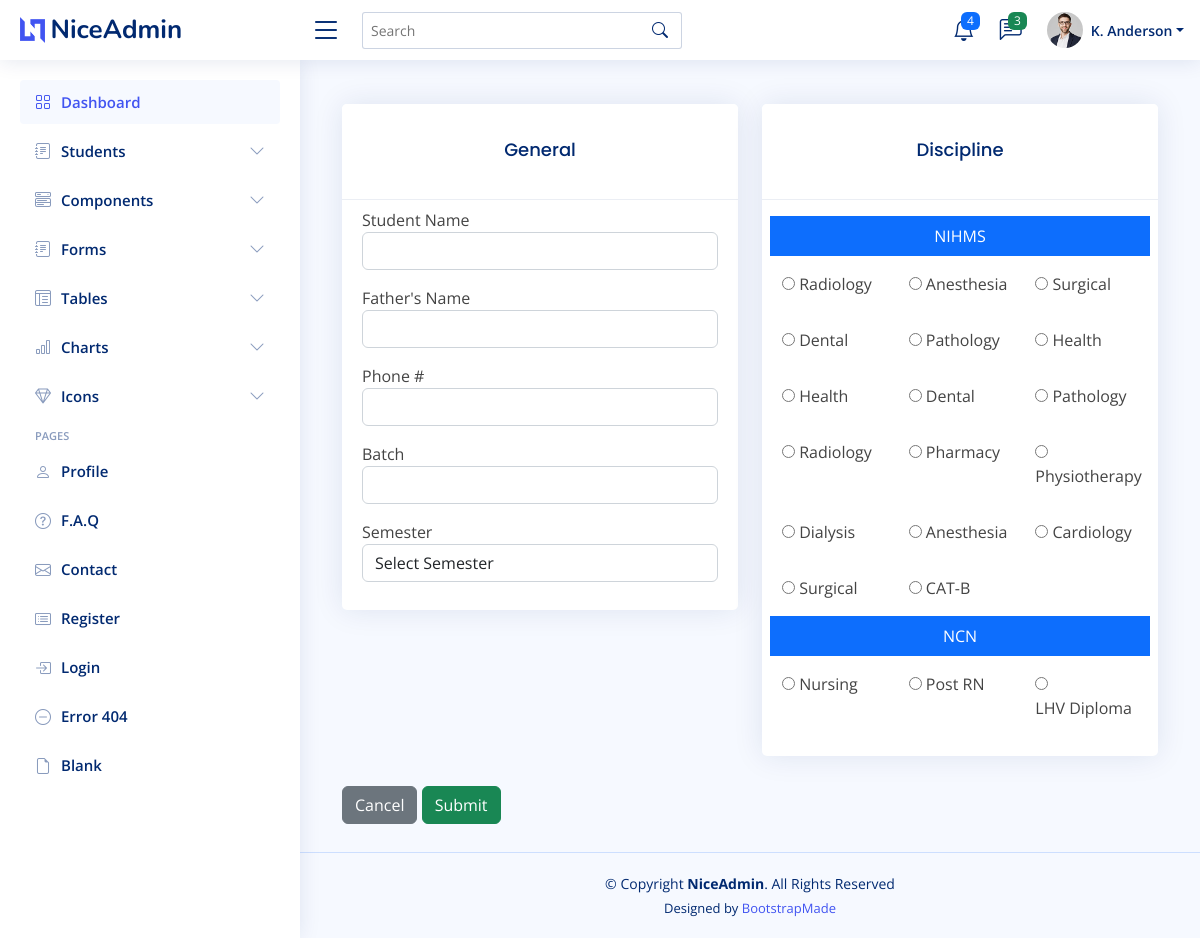
The app's page /views/students/add_student.php with its own data.
### tables this page shows
CREATE TABLE `discipline` (
  `id` int(11) NOT NULL,
  `discipline_name` varchar(512) DEFAULT NULL,
  `branch` varchar(512) DEFAULT NULL,
  `program` varchar(255) DEFAULT NULL,
  `system_type` varchar(64) DEFAULT NULL,
  `num_of_semesters` int(11) DEFAULT NULL,
  `num_of_years` int(11) DEFAULT NULL,
  `status` varchar(11) NOT NULL DEFAULT '1'
);

### views/students/add_student.php (the view, shortened to what this page needs)
<?php
include '../../includes/header.php';
include '../../includes/sidebar.php';
?>
<main id="main" class="main">
<div class="container py-2">
    <form id="new_student_form"  method="post" action="#" onsubmit="add_student_db();return false">
      <div class="row mt-3">
        <div class="col-md-6">
          <div class="card card-primary">
            <div class="card-header">
              <h3 class="card-title text-center">General</h3>
            </div>
            <div class="card-body">
              <div class="form-group py-2">
                <label for="student_name">Student Name</label>
                <input type="text" id="student_name" class="form-control">
              </div>
              <div class="form-group py-2">
                <label for="father_name">Father's Name</label>
                <input type="text" id="father_name" class="form-control">
              </div>
              <div class="form-group py-2">
                <label for="phone">Phone #</label>
                <input type="text" id="phone" class="form-control">
              </div>
              <div class="form-group py-2">
                <label for="batch">Batch</label>
                <input type="text" id="batch" class="form-control">
              </div>
              <div class="form-group py-2">
                <label for="semester">Semester</label>
                <select id="inputStatus" class="form-control custom-select">
                  <option selected disabled>Select Semester</option>
                </select>
              </div>
            </div>
          </div>
        </div>
        <div class="col-md-6">
          <div class="card card-secondary">
            <div class="card-header">
              <h3 class="card-title text-center">Discipline</h3>
            </div>
            <div class="card-body">
                <div class="row mt-3">
                    <div class="col-12 d-flex justify-content-center bg-primary text-white "><label class="p-2">NIHMS</label></div>
                    <?php
                    $ret=mysqli_query($con,"SELECT * FROM `discipline` WHERE `status` = '1' AND `branch` ='nihms'");
                    while ($row=mysqli_fetch_array($ret))
                    {
                        ?>
                        <div class="col-12 col-md-4 form-group py-3">
                            <div class="custom-control custom-radio">
                                <input class="custom-control-input" type="radio" id="customRadio<?=$row['id']?>" name="customRadio" value="<?=$row['id']?>">
                                <label for="customRadio<?=$row['id']?>" class="custom-control-label"><?=$row['discipline_name']?></label>
                            </div>
                        </div>
                        <?php
                    }
                    ?>
                </div>
                <div class="row">
                <div class="col-12 d-flex justify-content-center bg-primary text-white "><label class="p-2">NCN</label></div>
                    <?php
                    $ret=mysqli_query($con,"SELECT * FROM `discipline` WHERE `status` = '1' AND `branch` ='ncn'");
                    while ($row=mysqli_fetch_array($ret))
                    {
                        ?>
                        <div class="col-12 col-md-4 form-group py-3">
                            <div class="custom-control custom-radio">
                                <input class="custom-control-input" type="radio" id="customRadio<?=$row['id']?>" name="customRadio" value="<?=$row['id']?>">
                                <label for="customRadio<?=$row['id']?>" class="custom-control-label"><?=$row['discipline_name']?></label>
                            </div>
                        </div>
                        <?php
                    }
                ?>
                </div>
            </div>
          </div>
        </div>
      </div>
      <div class="row">
        <div class="col-12">
          <a href="#" class="btn btn-secondary">Cancel</a>
          <input type="submit" class="btn btn-success float-right">
        </div>
      </div>
      </form>
</div>
</main>
<?php
include '../../includes/footer.php';
?>

### includes/header.php (shortened to what this page needs)
<!DOCTYPE html>
<html lang="en">
<head>
  <link href="../../assets/vendor/bootstrap/css/bootstrap.min.css" rel="stylesheet">
  <link href="../../assets/vendor/bootstrap-icons/bootstrap-icons.css" rel="stylesheet">
  <link href="../../assets/vendor/boxicons/css/boxicons.min.css" rel="stylesheet">
  <link href="../../assets/vendor/quill/quill.snow.css" rel="stylesheet">
  <link href="../../assets/vendor/quill/quill.bubble.css" rel="stylesheet">
  <link href="../../assets/vendor/remixicon/remixicon.css" rel="stylesheet">
  <link href="../../assets/vendor/simple-datatables/style.css" rel="stylesheet">
  <link href="../../assets/css/style.css" rel="stylesheet">
</head>
<body>
  <header id="header" class="header fixed-top d-flex align-items-center">
    <div class="d-flex align-items-center justify-content-between">
      <a href="index.html" class="logo d-flex align-items-center">
        <img src="../../assets/img/logo.png" alt="">
        <span class="d-none d-lg-block">NiceAdmin</span>
      </a>
      <i class="bi bi-list toggle-sidebar-btn"></i>
    </div>
    <div class="search-bar">
      <form class="search-form d-flex align-items-center" method="POST" action="#">
        <input type="text" name="query" placeholder="Search" title="Enter search keyword">
        <button type="submit" title="Search"><i class="bi bi-search"></i></button>
      </form>
    </div>
    <nav class="header-nav ms-auto">
      <ul class="d-flex align-items-center">
        <li class="nav-item dropdown">
          <a class="nav-link nav-icon" href="#" data-bs-toggle="dropdown">
            <i class="bi bi-bell"></i>
            <span class="badge bg-primary badge-number">4</span>
          </a>
        </li>
        <li class="nav-item dropdown">
          <a class="nav-link nav-icon" href="#" data-bs-toggle="dropdown">
            <i class="bi bi-chat-left-text"></i>
            <span class="badge bg-success badge-number">3</span>
          </a>
        </li>
        <li class="nav-item dropdown pe-3">
          <a class="nav-link nav-profile d-flex align-items-center pe-0" href="#" data-bs-toggle="dropdown">
            <img src="../../assets/img/profile-img.jpg" alt="Profile" class="rounded-circle">
            <span class="d-none d-md-block dropdown-toggle ps-2">K. Anderson</span>
          </a>
        </li>
      </ul>
    </nav>
  </header>

### includes/sidebar.php (shortened to what this page needs)
<aside id="sidebar" class="sidebar">
<ul class="sidebar-nav" id="sidebar-nav">
  <li class="nav-item">
    <a class="nav-link " href="index.html">
      <i class="bi bi-grid"></i>
      <span>Dashboard</span>
    </a>
  </li>
  <li class="nav-item">
    <a class="nav-link collapsed" data-bs-target="#students-nav" data-bs-toggle="collapse" href="#">
      <i class="bi bi-journal-text"></i><span>Students</span><i class="bi bi-chevron-down ms-auto"></i>
    </a>
  </li>
  <li class="nav-item">
    <a class="nav-link collapsed" data-bs-target="#components-nav" data-bs-toggle="collapse" href="#">
      <i class="bi bi-menu-button-wide"></i><span>Components</span><i class="bi bi-chevron-down ms-auto"></i>
    </a>
  </li>
  <li class="nav-item">
    <a class="nav-link collapsed" data-bs-target="#forms-nav" data-bs-toggle="collapse" href="#">
      <i class="bi bi-journal-text"></i><span>Forms</span><i class="bi bi-chevron-down ms-auto"></i>
    </a>
  </li>
  <li class="nav-item">
    <a class="nav-link collapsed" data-bs-target="#tables-nav" data-bs-toggle="collapse" href="#">
      <i class="bi bi-layout-text-window-reverse"></i><span>Tables</span><i class="bi bi-chevron-down ms-auto"></i>
    </a>
  </li>
  <li class="nav-item">
    <a class="nav-link collapsed" data-bs-target="#charts-nav" data-bs-toggle="collapse" href="#">
      <i class="bi bi-bar-chart"></i><span>Charts</span><i class="bi bi-chevron-down ms-auto"></i>
    </a>
  </li>
  <li class="nav-item">
    <a class="nav-link collapsed" data-bs-target="#icons-nav" data-bs-toggle="collapse" href="#">
      <i class="bi bi-gem"></i><span>Icons</span><i class="bi bi-chevron-down ms-auto"></i>
    </a>
  </li>
  <li class="nav-heading">Pages</li>
  <li class="nav-item">
    <a class="nav-link collapsed" href="users-profile.html">
      <i class="bi bi-person"></i>
      <span>Profile</span>
    </a>
  </li>
  <li class="nav-item">
    <a class="nav-link collapsed" href="pages-faq.html">
      <i class="bi bi-question-circle"></i>
      <span>F.A.Q</span>
    </a>
  </li>
  <li class="nav-item">
    <a class="nav-link collapsed" href="pages-contact.html">
      <i class="bi bi-envelope"></i>
      <span>Contact</span>
    </a>
  </li>
  <li class="nav-item">
    <a class="nav-link collapsed" href="pages-register.html">
      <i class="bi bi-card-list"></i>
      <span>Register</span>
    </a>
  </li>
  <li class="nav-item">
    <a class="nav-link collapsed" href="pages-login.html">
      <i class="bi bi-box-arrow-in-right"></i>
      <span>Login</span>
    </a>
  </li>
  <li class="nav-item">
    <a class="nav-link collapsed" href="pages-error-404.html">
      <i class="bi bi-dash-circle"></i>
      <span>Error 404</span>
    </a>
  </li>
  <li class="nav-item">
    <a class="nav-link collapsed" href="pages-blank.html">
      <i class="bi bi-file-earmark"></i>
      <span>Blank</span>
    </a>
  </li>
</ul>
</aside>

### includes/footer.php (shortened to what this page needs)
  <footer id="footer" class="footer">
    <div class="copyright">
      &copy; Copyright <strong><span>NiceAdmin</span></strong>. All Rights Reserved
    </div>
    <div class="credits">
      Designed by <a href="https://bootstrapmade.com/">BootstrapMade</a>
    </div>
  </footer>
</body>
</html>

### assets/css/style.css (style rules this page uses)
:root { scroll-behavior: smooth; }
body { font-family: "Open Sans", sans-serif; background: #f6f9ff; color: #444444; }
a { color: #4154f1; text-decoration: none; }
h1, h2, h3, h4, h5, h6 { font-family: "Nunito", sans-serif; }
#main { margin-top: 60px; padding: 20px 30px; transition: all 0.3s; }
.card { margin-bottom: 30px; border: none; border-radius: 5px; box-shadow: 0px 0 30px rgba(1, 41, 112, 0.1); }
.card-header, .card-footer { border-color: #ebeef4; background-color: #fff; color: #798eb3; padding: 15px; }
.card-title { padding: 20px 0 15px 0; font-size: 18px; font-weight: 500; color: #012970; font-family: "Poppins", sans-serif; }
.card-body { padding: 0 20px 20px 20px; }
.logo { line-height: 1; }
@media (min-width: 1200px) { .logo { width: 280px; } }
.logo img { max-height: 26px; margin-right: 6px; }
.logo span { font-size: 26px; font-weight: 700; color: #012970; font-family: "Nunito", sans-serif; }
.header { transition: all 0.5s; z-index: 997; height: 60px; box-shadow: 0px 2px 20px rgba(1, 41, 112, 0.1); background-color: #fff; padding-left: 20px; }
.header .toggle-sidebar-btn { font-size: 32px; padding-left: 10px; cursor: pointer; color: #012970; }
.header .search-bar { min-width: 360px; padding: 0 20px; }
.header .search-form { width: 100%; }
.header .search-form input { border: 0; font-size: 14px; color: #012970; border: 1px solid rgba(1, 41, 112, 0.2); padding: 7px 38px 7px 8px; border-radius: 3px; transition: 0.3s; width: 100%; }
.header .search-form button { border: 0; padding: 0; margin-left: -30px; background: none; }
.header .search-form button i { color: #012970; }
.header-nav ul { list-style: none; }
.header-nav>ul { margin: 0; padding: 0; }
.header-nav .nav-icon { font-size: 22px; color: #012970; margin-right: 25px; position: relative; }
.header-nav .nav-profile { color: #012970; }
.header-nav .nav-profile img { max-height: 36px; }
.header-nav .nav-profile span { font-size: 14px; font-weight: 600; }
.header-nav .badge-number { position: absolute; inset: -2px -5px auto auto; font-weight: normal; font-size: 12px; padding: 3px 6px; }
.sidebar { position: fixed; top: 60px; left: 0; bottom: 0; width: 300px; z-index: 996; transition: all 0.3s; padding: 20px; overflow-y: auto; scrollbar-width: thin; scrollbar-color: #aab7cf transparent; box-shadow: 0px 0px 20px rgba(1, 41, 112, 0.1); background-color: #fff; }
@media (min-width: 1200px) { #main, #footer { margin-left: 300px; } }
.sidebar-nav { padding: 0; margin: 0; list-style: none; }
.sidebar-nav li { padding: 0; margin: 0; list-style: none; }
.sidebar-nav .nav-item { margin-bottom: 5px; }
.sidebar-nav .nav-heading { font-size: 11px; text-transform: uppercase; color: #899bbd; font-weight: 600; margin: 10px 0 5px 15px; }
.sidebar-nav .nav-link { display: flex; align-items: center; font-size: 15px; font-weight: 600; color: #4154f1; transition: 0.3; background: #f6f9ff; padding: 10px 15px; border-radius: 4px; }
.sidebar-nav .nav-link i { font-size: 16px; margin-right: 10px; color: #4154f1; }
.sidebar-nav .nav-link.collapsed { color: #012970; background: #fff; }
.sidebar-nav .nav-link.collapsed i { color: #899bbd; }
.sidebar-nav .nav-link .bi-chevron-down { margin-right: 0; transition: transform 0.2s ease-in-out; }
.footer { padding: 20px 0; font-size: 14px; transition: all 0.3s; border-top: 1px solid #cddfff; }
.footer .copyright { text-align: center; color: #012970; }
.footer .credits { padding-top: 5px; text-align: center; font-size: 13px; color: #012970; }

### records on screen
discipline: discipline_name "Radiology"
discipline: discipline_name "Anesthesia"
discipline: discipline_name "Surgical"
discipline: discipline_name "Dental"
discipline: discipline_name "Pathology"
discipline: discipline_name "Health"
discipline: discipline_name "Health"
discipline: discipline_name "Dental"
discipline: discipline_name "Pathology"
discipline: discipline_name "Radiology"
discipline: discipline_name "Pharmacy"
discipline: discipline_name "Physiotherapy"
discipline: discipline_name "Dialysis"
discipline: discipline_name "Anesthesia"
discipline: discipline_name "Cardiology"
discipline: discipline_name "Surgical"
discipline: discipline_name "CAT-B"
discipline: discipline_name "Nursing"
discipline: discipline_name "Post RN"
discipline: discipline_name "LHV Diploma"
